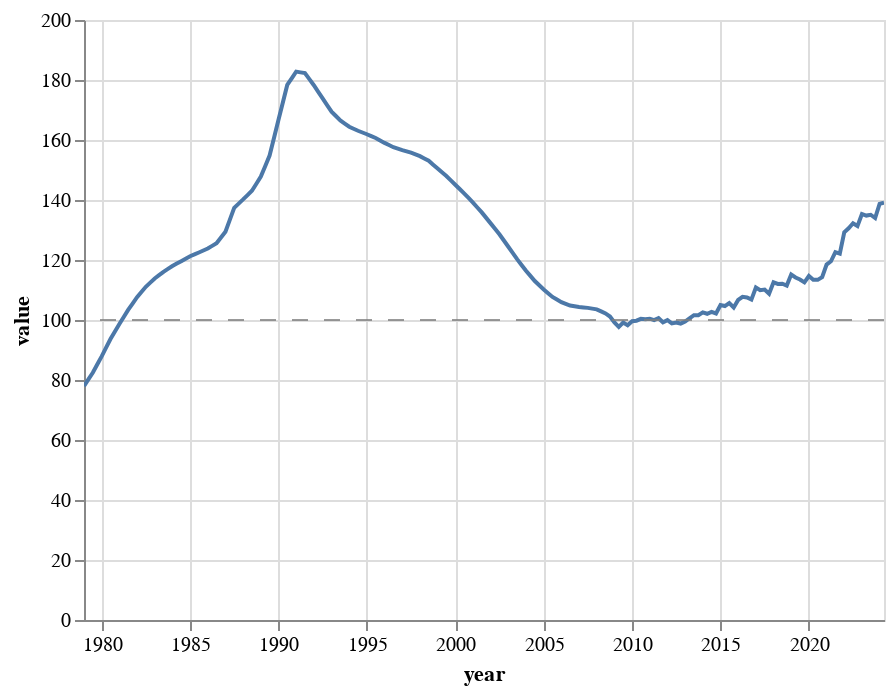

The cell this chart's notebook holds for it:
### Code cell
base = (
    (real_est_p_out.plot.line(
        x="year", 
        y=alt.Y("value", scale = alt.Scale(zero = True))
                      )
    )
)

zero_line = alt.Chart().mark_rule(
    color='gray',
    strokeDash=[8, 8],
    opacity=0.8
).encode(y=alt.datum(100))

real_est_p_chart = (
    (base + zero_line)
    .properties(width=400)
    .configure_scale(zero=False)
)

real_est_p_chart

### Figure 1 — Vega-Lite specification as saved in the notebook (floating-point values rounded to 4 significant figures; data arrays with more than 128 entries replaced by an {"elided": "..."} marker saying what was removed)
{"config": {"view": {"continuousWidth": 300, "continuousHeight": 300}, "scale": {"zero": false}}, "layer": [{"data": {"name": "data-16b57439c464ab3e31b7250ed891b696"}, "mark": {"type": "line", "tooltip": true}, "encoding": {"x": {"field": "year", "type": "temporal"}, "y": {"field": "value", "scale": {"zero": true}, "type": "quantitative"}}, "name": "view_9"}, {"data": {"name": "empty"}, "mark": {"type": "rule", "color": "gray", "opacity": 0.8, "strokeDash": [8, 8]}, "encoding": {"y": {"datum": 100}}}], "params": [{"name": "param_30", "select": {"type": "interval", "encodings": ["x", "y"]}, "bind": "scales", "views": ["view_9"]}], "width": 400, "$schema": "https://vega.github.io/schema/vega-lite/v5.20.1.json", "datasets": {"data-16b57439c464ab3e31b7250ed891b696": {"elided": "182 records"}, "empty": [{}]}}
